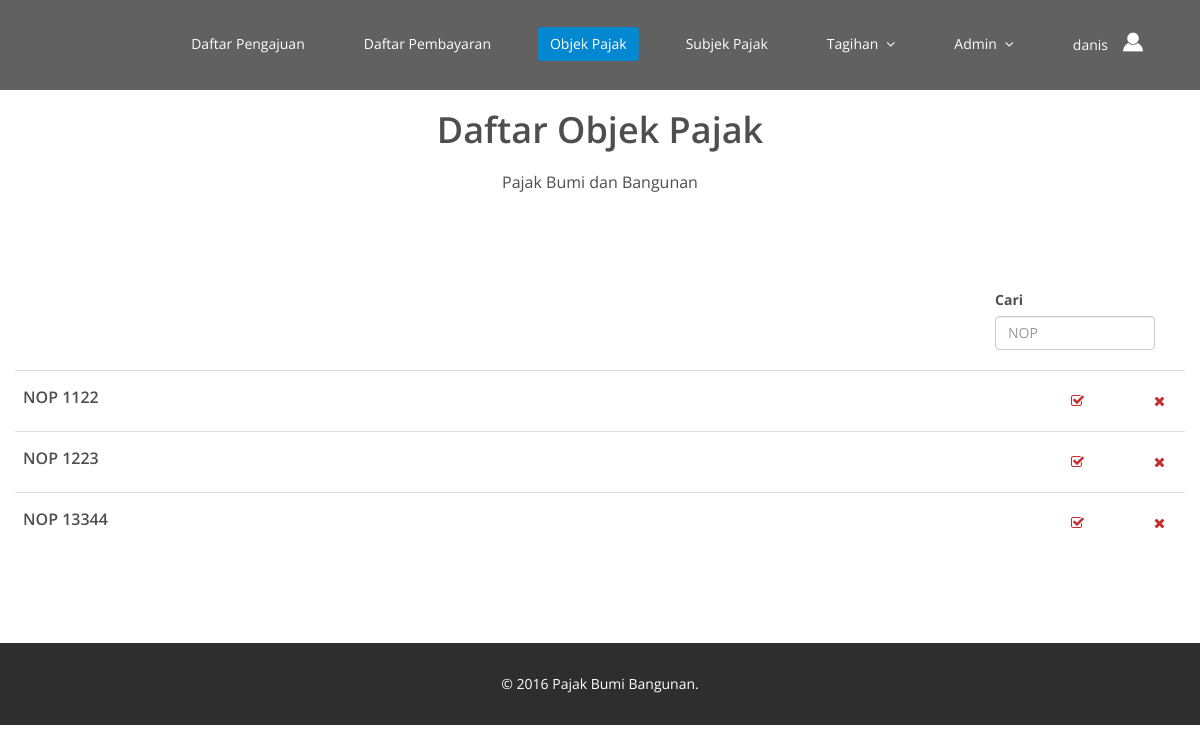
Screenshot of /admin/daftar-objek-pajak.php (signed in) with the database file from the repository.
### tables this page shows
CREATE TABLE `dataobjek` (
  `nop` varchar(50) NOT NULL,
  `ktp_subjek` varchar(50) DEFAULT NULL,
  `ktp_user` varchar(50) DEFAULT NULL,
  `status_kepemilikan` varchar(100) DEFAULT NULL,
  `alamat_jalan_objek` varchar(255) DEFAULT NULL,
  `alamat_nomor_objek` varchar(50) DEFAULT NULL,
  `kelurahan_objek` varchar(100) DEFAULT NULL,
  `rw_objek` varchar(10) DEFAULT NULL,
  `rt_objek` varchar(10) DEFAULT NULL,
  `luas_tanah` int(11) DEFAULT NULL,
  `jenis_tanah` varchar(100) DEFAULT NULL,
  `njop_bumi` decimal(15,2) DEFAULT NULL,
  `guna_bangunan` varchar(100) DEFAULT NULL,
  `luas_bangunan` int(11) DEFAULT NULL,
  `jumlah_tingkat` int(11) DEFAULT NULL,
  `tahun_dibangun` int(11) DEFAULT NULL,
  `tahun_direnovasi` int(11) DEFAULT NULL,
  `daya_listrik` int(11) DEFAULT NULL,
  `kondisi` varchar(100) DEFAULT NULL,
  `konstruksi` varchar(100) DEFAULT NULL,
  `atap` varchar(100) DEFAULT NULL,
  `dinding` varchar(100) DEFAULT NULL,
  `lantai` varchar(100) DEFAULT NULL,
  `langitlangit` varchar(100) DEFAULT NULL,
  `njop_bangunan` decimal(15,2) DEFAULT NULL,
  `njop_dasar` decimal(15,2) DEFAULT NULL
);

### admin/daftar-objek-pajak.php (the view, shortened to what this page needs)
<?php
	if(($_SESSION['sudahloginadmin']==true)&&($_SESSION['nama_admin']!="")){
?>
<!DOCTYPE html>
<html lang="en">
<head>
    <link href="../css/bootstrap.min.css" rel="stylesheet">
    <link href="../css/font-awesome.min.css" rel="stylesheet">
    <link href="../css/animate.min.css" rel="stylesheet">
    <link href="../css/prettyPhoto.css" rel="stylesheet">
    <link href="../css/main.css" rel="stylesheet">
    <link href="../css/responsive.css" rel="stylesheet">
</head>
<body class="homepage">
   <header id="header">
        <nav class="navbar navbar-inverse" role="banner">
            <div class="container">
                <div class="collapse navbar-collapse navbar-right">
                    <ul class="nav navbar-nav">
                        <li><a href="index.php">Daftar Pengajuan</a></li>
                        <li><a href="daftar-pembayaran.php">Daftar Pembayaran</a></li>
                        <li class="active"><a href="#">Objek Pajak</a></li>
                        <li><a href="daftar-subjek-pajak.php">Subjek Pajak</a></li>
                        <li class="dropdown">
                            <a href="#" class="dropdown-toggle" data-toggle="dropdown">Tagihan<i class="fa fa-angle-down" style="padding-left:8px;"></i></a>
                        </li>
                        <li class="dropdown">
                            <a href="#" class="dropdown-toggle" data-toggle="dropdown">Admin<i class="fa fa-angle-down" style="padding-left:8px;"></i></a>
                        </li>
                        <li class=" dropdown">
                            <a href="#" class="dropdown-toggle" data-toggle="dropdown"><?php echo $_SESSION['nama_admin'];?><i class="fa"><img src="../images/user.png" alt="" style="width:20px;height:20px;margin-left:15px; margin-bottom:4px;"></i></a>
                        </li>
                    </ul>
                </div>
            </div>
        </nav>
    </header>
    <section id="contact-page">
        <div class="container" style="min-height:420px;">
            <div class="center">
                <h2>Daftar Objek Pajak</h2>
                <p class="lead">Pajak Bumi dan Bangunan</p>
            </div>
            <div class="row contact-wrap">
            	<div class="col-sm-12">
                	<div class="col-sm-5">
                    </div>
                    <div class="col-sm-5">
                    </div>
                    <div class="col-sm-2">
                        <label>Cari</label>
                    	<input type="search" id="search" name="search" placeholder="NOP" class="form-control left" maxlength="18" onKeyUp="search()">
                    </div>
                </div>
            </div>
            <div id="hasil" class="row contact-wrap">
            	<table class="table">
                	<tbody>
                    <?php
						$link = koneksi_db();
						$sql = "select * from dataobjek";
						$res = $link->query($sql);
						if(mysqli_num_rows($res)==0){
					?>
                    	<tr class="table-row">
                            <td>
                            	<p class="center">Data Tidak Ditemukan</p>
                            </td>
                        </tr>
                    <?php
						} else {
							while($row = mysqli_fetch_array($res)){
					?>
                        <tr class="table-row">
                            <td class="table-text">
                                <h4>NOP <?php echo $row['nop'];?></h4>
                            </td>
                            <td>
                            </td>
                            <td>
                            </td>
                            <td style="width:10px;padding:20px;padding-right:50px;">
                                <a href="ubah-objek-pajak.php?nop=<?php echo $row['nop'];?>"><i class="fa fa-check-square-o icon_9"></i></a>
                            </td>
                            <td style="width:10px;padding:20px;">
                            	<a href="../libs/hapus-objek-pajak.php?nop=<?php echo $row['nop'];?>"><i class="fa fa-times icon_9"></i></a>
                            </td>
                        </tr>
                        <?php }
						} ?>
                	</tbody>
           		</table>
            </div>
        </div>
    </section>
    <footer id="footer" class="midnight-blue">
        <div class="container">
            <div class="row">
                <div align="center">
                    &copy; 2016 <a target="_blank">Pajak Bumi Bangunan</a>.
                </div>
            </div>
        </div>
    </footer>
</body>
</html>
<?php
	}
	else{
		header("Location: login.php");
	}
?>

### css/main.css (style rules this page uses)
body { background: #fff; font-family: 'Open Sans', sans-serif; color:#4e4e4e; line-height: 22px; }
h1, h2, h3, h4, h5, h6 { font-weight: 600; font-family: 'Open Sans', sans-serif; color:#4e4e4e; }
h2 { font-size: 20px; }
h4 { font-size: 16px; }
a { color: #c52d2f; -webkit-transition: color 300ms, background-color 300ms; -moz-transition: color 300ms, background-color 300ms; -o-transition: color 300ms, background-color 300ms; transition: color 300ms, background-color 300ms; }
.center h2 { font-size: 36px; margin-top: 0; margin-bottom: 20px; }
body > section { padding: 70px 0; }
.center { text-align: center; padding-bottom: 55px; }
.lead { font-size: 16px; line-height: 24px; font-weight: 400; }
.navbar { border-radius: 0; margin-bottom: 0; background: #616161; padding: 15px 0; padding-bottom: 0; }
.navbar-nav { margin-top: 12px; }
.navbar-nav>li { margin-left: 35px; padding-bottom: 28px; }
.navbar-inverse .navbar-nav > li > a { padding: 5px 12px; margin: 0; border-radius: 3px; color: #fff; line-height: 24px; display: inline-block; }
.navbar-inverse { border: none; }
.navbar-inverse .navbar-nav > .active > a, .navbar-inverse .navbar-nav > .active > a:hover, .navbar-inverse .navbar-nav > .active > a:focus, .navbar-inverse .navbar-nav > .open > a, .navbar-inverse .navbar-nav > .open > a:hover, .navbar-inverse .navbar-nav > .open > a:focus { background-color: #0288D1; color: #fff; }
.navbar-inverse .navbar-collapse, .navbar-inverse .navbar-form { border-top: 0; padding-bottom: 0; }
#contact-page { padding-top: 0; }
#contact-page .contact-wrap { margin-top: 20px; }
#footer { padding-top: 30px; padding-bottom: 30px; color: #fff; background: #2e2e2e; }
#footer a { color: #fff; }

### rows the page displays
dataobjek: nop "1122"
dataobjek: nop "1223"
dataobjek: nop "13344"

### other values shown
$_SESSION['nama_admin'] "danis"
